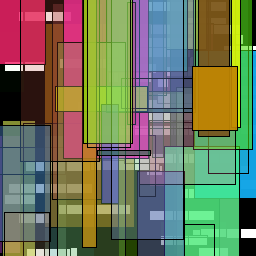
Frame 1 (no input)
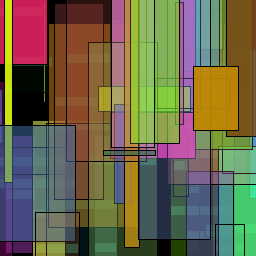
Frame 60 (the mouse pressed at the canvas centre just before this capture)
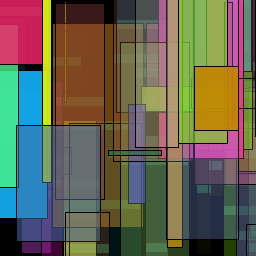
Frame 120 (the mouse held since frame 60 and released just before this capture)

The Processing sketch that drew these frames (run headless with seeded random() and noise(); from frame 60 on, the mouse is pressed at the canvas centre):

// Processing sketch: processing_7094
// ── processing_7094.pde

float[] x;
float[] y;
float[] largeur;
float[] speed;
float[] r;
float[] g;
float[] b;
float[] a;
float[] hauteur;



void setup(){
  size(256,256);
  
  x= new float [50];
  y= new float [50];
  largeur = new float [50];
  speed = new float [50];
  r = new float [50];
  g = new float [50];
  b = new float [50];
  a= new float [50];
  hauteur= new float [50];
 
  
  
  for(int i = 0 ; i < 50; i = i + 1){
  x[i] = random (0,width) ;
  y[i] = random (0,height);
  largeur[i] = random (0,100);
  speed[i] = random (0, 1);
  r [i] = random (0,255);
  g [i] = random (0, 255);
  b [i]= random (0, 255);
  a [i]= random (0, 255);
  hauteur [i] = random (0, height);
  
  }
  
  smooth();
}

void draw() {

background(0);
//déplacement voiture
deplacer();

//dessiner
dessiner();

}

void dessiner(){
rectMode(CENTER);

for (int i = 0; i<50; i = i+1){
  fill(r[i],g[i],b[i],a[i]);
rect(x[i],y[i],largeur[i],hauteur[i]);//voiture
 }
}

void deplacer (){
  
for (int i = 0; i<50; i = i+1){
rect(x[i],y[i],largeur[i],10);//voiture
 x[i]= x[i]+ speed[i];
 if(x[i] > width+largeur[i]/2.0){
    x[i]=-largeur[i]/2;
    y[i]= random (0,height);
  }  
 }
}
